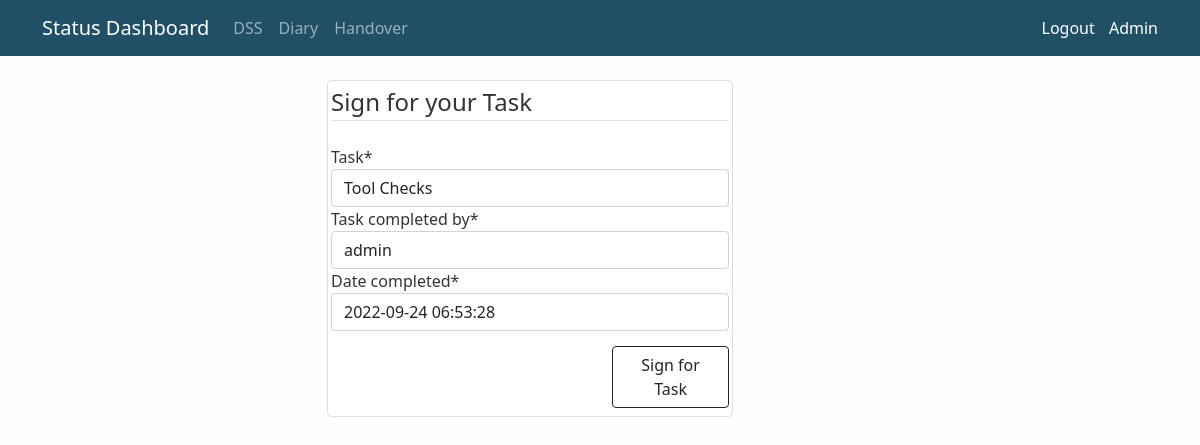
/diary/670/update/ (signed in), run on an earlier commit of the app's database.
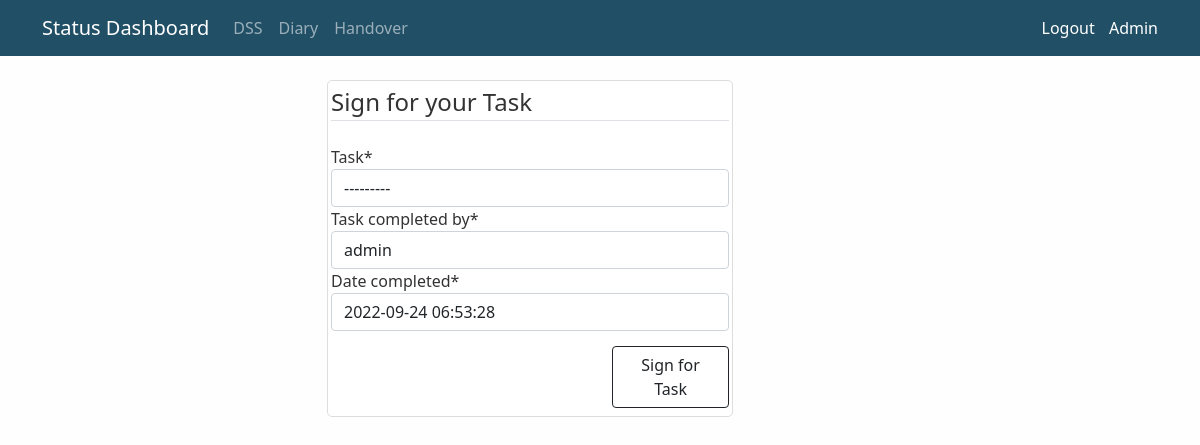
And on a later commit of the database.
### diary/models.py (models this page shows, shortened)
class TodaysTask(models.Model):
	task = models.ForeignKey(Task, null=True, on_delete=models.SET_NULL)
	task_completed_by = models.ForeignKey(User, null=True, on_delete=models.SET_NULL)
	date_created = models.DateField(default=timezone.now)
	date_completed = models.DateTimeField(null=True)

### diary/views.py (the view, shortened to what this page needs)
# urls.py: path('<int:pk>/update/', DiaryUpdateView.as_view(), name='diary-update'),
class DiaryUpdateView(LoginRequiredMixin, UpdateView):
	model = TodaysTask
	fields = ['task', 'task_completed_by', 'date_completed']
	def get_initial(self):
		return {'task_completed_by': self.request.user, 'date_completed': datetime.datetime.now()}

### diary/models.py (called while the page is built)
	def __str__(self):
		return self.title

### diary/templates/diary/todaystask_form.html (shortened to what this page needs)
{% extends "board/base.html"%}
{% load crispy_forms_tags %}
{% block content %}
	<div class="row">
		<div class="col-md-3">
		</div>
		<div class="col-md-5">
			<div class='content-section'>
				<form method='POST'>
					<fieldset class="form-group">
						<legend class="border-bottom mb-4">Sign for your Task</legend>
						{{ form|crispy }}
					</fieldset>
					<div class="form-group" style="padding-top:15px; padding-bottom:5px ;">
						<div class="row">
							<div class="col-md-8">
							</div>
							<div class="col-md-4">
								<button class="btn btn-outline-dark" type="submit">Sign for Task</button>
							</div>
						</div>
					</div>
				</form>
			</div>
		</div>
	</div>
{% endblock content %}

### board/templates/board/base.html (shortened to what this page needs)
{% load static %}
<!DOCTYPE html>
<html>
<head>
    <link href="https://cdn.jsdelivr.net/npm/bootstrap@5.1.1/dist/css/bootstrap.min.css" rel="stylesheet">
    <link rel="stylesheet" type="text/css"	href="{% static 'board/main.css' %}">
</head>
<body>
	<header>
		<nav class="navbar  navbar-expand-md navbar-dark bg-steel fixed-top">
			<div class="container">
			    <a class="navbar-brand" href="#">Status Dashboard</a>
			    <div class="collapse navbar-collapse" id="navbarText">
			      <ul class="navbar-nav me-auto mb-2 mb-lg-0">
			        <li class="nav-item">
			          <a class="nav-link hoverwhite" aria-current="page" href="{% url 'board-home' %}">DSS</a>
			        </li>
			        <li class="nav-item">
			          <a class="nav-link hoverwhite" href="{% url 'diary' %}">Diary</a>
			        </li>
			        <li class="nav-item">
			          <a class="nav-link hoverwhite" href="#">Handover</a>
			        </li>
			      </ul>
			      <span class="navbar-text">
			        {% if user.is_authenticated %}
			      	<a class="nav-item" href="{% url 'logout' %}" style="text-decoration: none;">Logout</a>
			      	<a class="nav-item" href="http://localhost:8000/admin" style="text-decoration: none; padding-left: 10px;">Admin</a>
			      	{% else %}
			      	<a class="nav-item" href="{% url 'login' %}" style="text-decoration: none;">Login</a>
			      	{% endif %}
			      </span>
			    </div>
			</div>
		</nav>
	</header>
	<main role="main" class="container container-img">
	  <div class="row">
	    <div class="col-md-12">
	      {% block content %}{% endblock %}
	    </div>
	  </div>
	</main>
</body>
</html>

### board/static/board/main.css (style rules this page uses)
body { background: #fefefe; color: #333333; margin-top: 5rem; }
h1, h2, h3, h4, h5, h6, { color: #5d8aa8; }
ul { margin: 0; }
.bg-steel { background-color: #214F66; }
.content-section { width: 90%; background: #ffffff; padding: 3px 3px; border: 1px solid #dddddd; border-radius: 5px; margin-bottom: 10px; }

What changed in the data, as far as the page shows it:
changed TodaysTask "admin": task "Tool Checks" → "---------"
